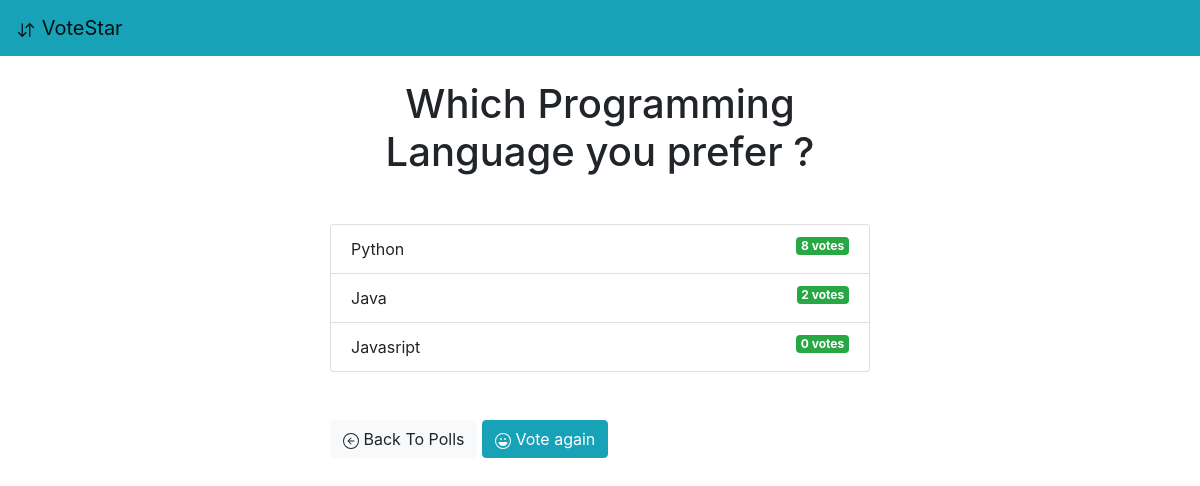
/poll/1/results/, run on an earlier commit of the app's database.
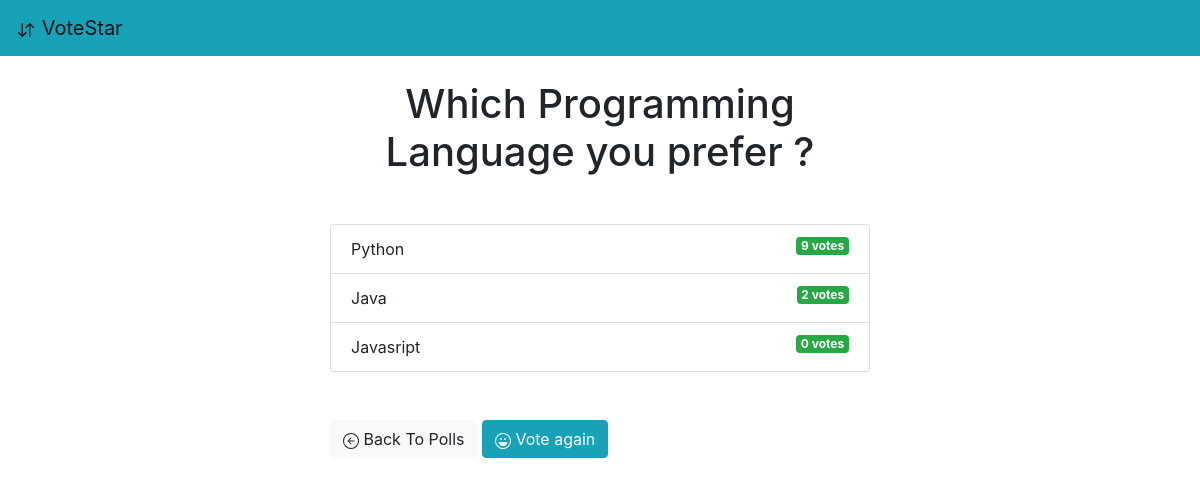
And on a later commit of the database.
### poll/models.py (models this page shows, shortened)
class Choice(models.Model):
    question = models.ForeignKey(Question, on_delete=models.CASCADE) # linking foreighn key to primary key of Question
    choice_text = models.CharField(max_length=200)
    votes = models.IntegerField(default=0)

### poll/views.py (the view)
# urls.py: path('<int:question_id>/results/',views.results,name='result'),
def results(request, question_id):
    question = get_object_or_404(Question, pk=question_id)
    return render(request, 'poll/results.html',{'question':question})

### poll/templates/poll/results.html (shortened to what this page needs)
{% extends 'base.html' %}
{% block content %}
<h1 class="mb-5 text-center">{{ question.question_text }}</h1>
<ul class="list-group mb-5">
    {% for choice in question.choice_set.all %}
    <li class="list-group-item">
        {{ choice.choice_text }} <span class='badge badge-success float-right'>{{ choice.votes }} vote{{ choice.votes | pluralize }}</span>
    </li>
    {% endfor %}
</ul>
<a href="{% url 'poll:index' %}" class="btn btn-light mb-5"> Back To Polls</a>
<a href="{% url 'poll:detail' question.id %}" class="btn btn-info mb-5">
       Vote again </a>
{% endblock %}

What changed in the data, as far as the page shows it:
changed Choice "Python": votes "8" → "9"
